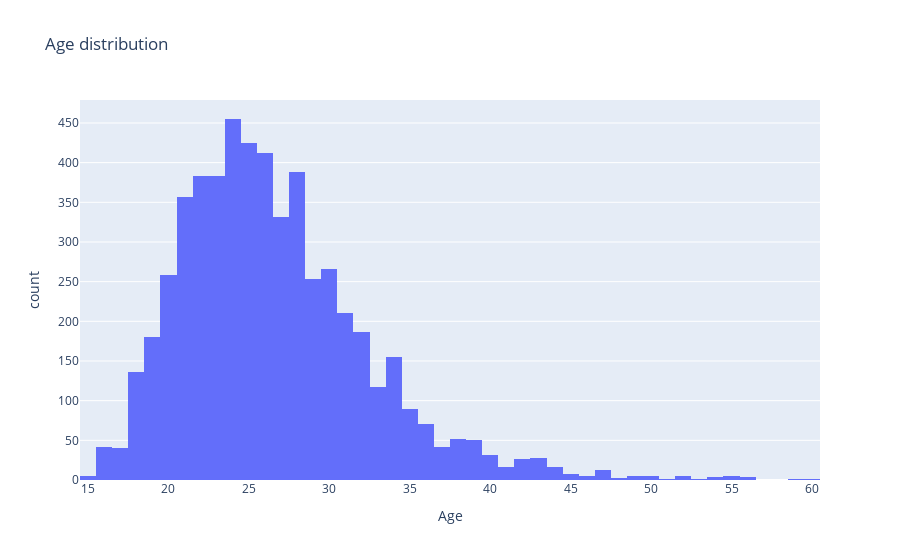

The code cell stored with this chart in its notebook:
### Markdown cell above
#### histogram över åldrar

### Code cell
fig = px.histogram(
    data_frame=olympic_data_finland,
    x="Age",
    title="Age distribution"
)

fig.show()

### Figure 1 — Plotly figure (JSON) as saved in the notebook; plotly's stock layout.template omitted (floating-point values rounded to 4 significant figures; data arrays with more than 128 entries replaced by an {"elided": "..."} marker saying what was removed)
{"data": [{"alignmentgroup": "True", "bingroup": "x", "hovertemplate": "Age=%{x}<br>count=%{y}<extra></extra>", "legendgroup": "", "marker": {"color": "#636efa", "pattern": {"shape": ""}}, "name": "", "offsetgroup": "", "orientation": "v", "showlegend": false, "type": "histogram", "x": {"elided": "5467 int values"}, "xaxis": "x", "yaxis": "y"}], "layout": {"barmode": "relative", "legend": {"tracegroupgap": 0}, "title": {"text": "Age distribution"}, "xaxis": {"anchor": "y", "domain": [0, 1], "title": {"text": "Age"}}, "yaxis": {"anchor": "x", "domain": [0, 1], "title": {"text": "count"}}}}
